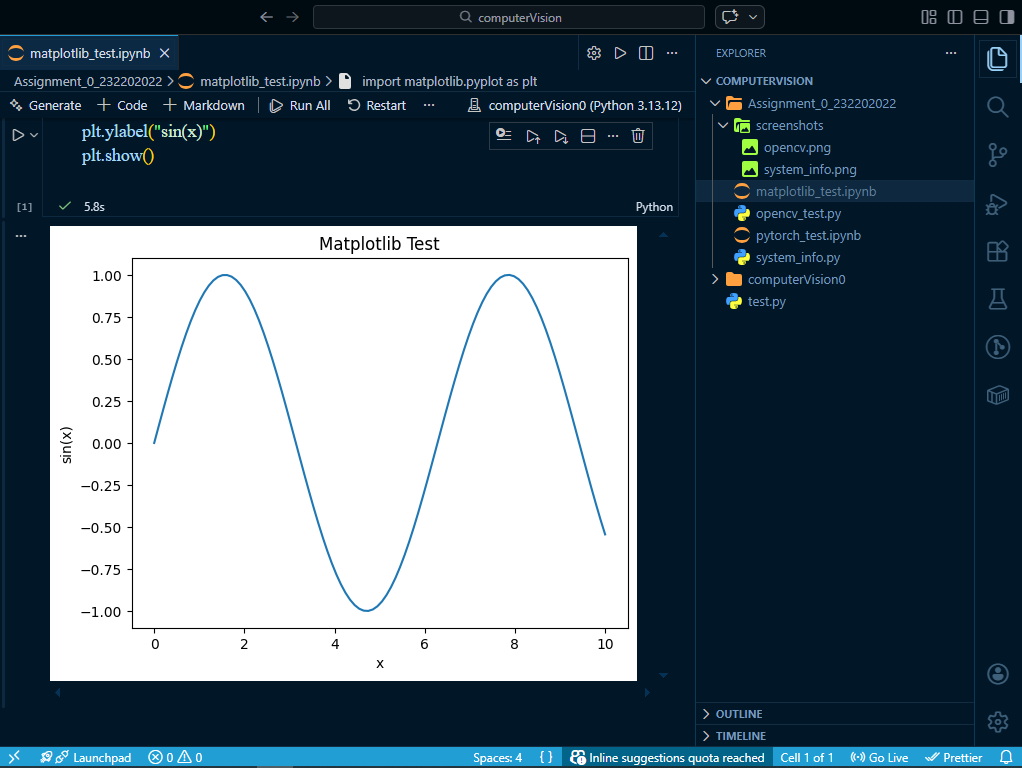
#> input picture cvBasics/Phase 2/python_image.png, 1022 x 768 px
$ python rotation.py
#> lines starting #> are read from the running program, lines starting #| are printed output that depends on the picture
import cv2


image = cv2.imread("python_image.png")
#> image is the input picture: shape (768, 1022, 3); mean B, G, R 117.5, 106, 90

if image is None:
    print("Could not read the image.")
else:
    # Get the dimensions of the image
    (height,width) = image.shape[:2]
#> height = 768; width = 1022
    # Calculate the center of the image
    center = (width // 2, height // 2)
#> center = (511, 384)
    M = cv2.getRotationMatrix2D(center,-90,1.0)
    rotated_image = cv2.warpAffine(image,M,(width,height))
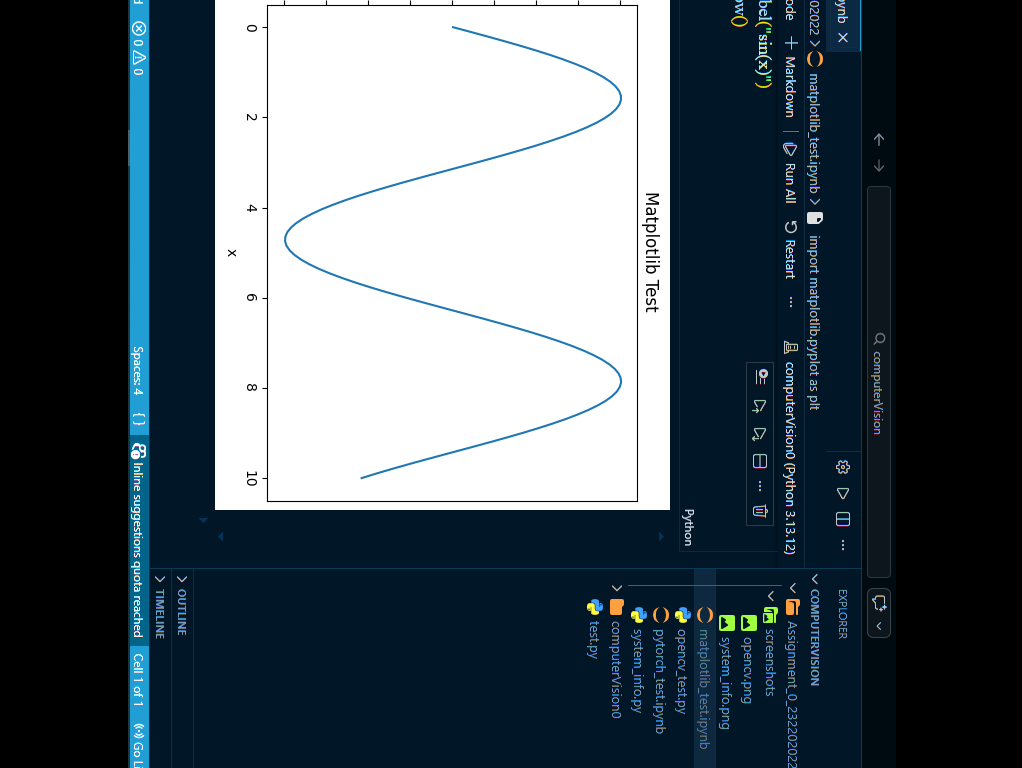
#> rotated_image: shape (768, 1022, 3); mean B, G, R 96.6, 88.7, 77.5
    cv2.imshow("Original Image",image)
    cv2.imshow("Rotated Image",rotated_image)
    cv2.waitKey(0)
    cv2.destroyAllWindows()
